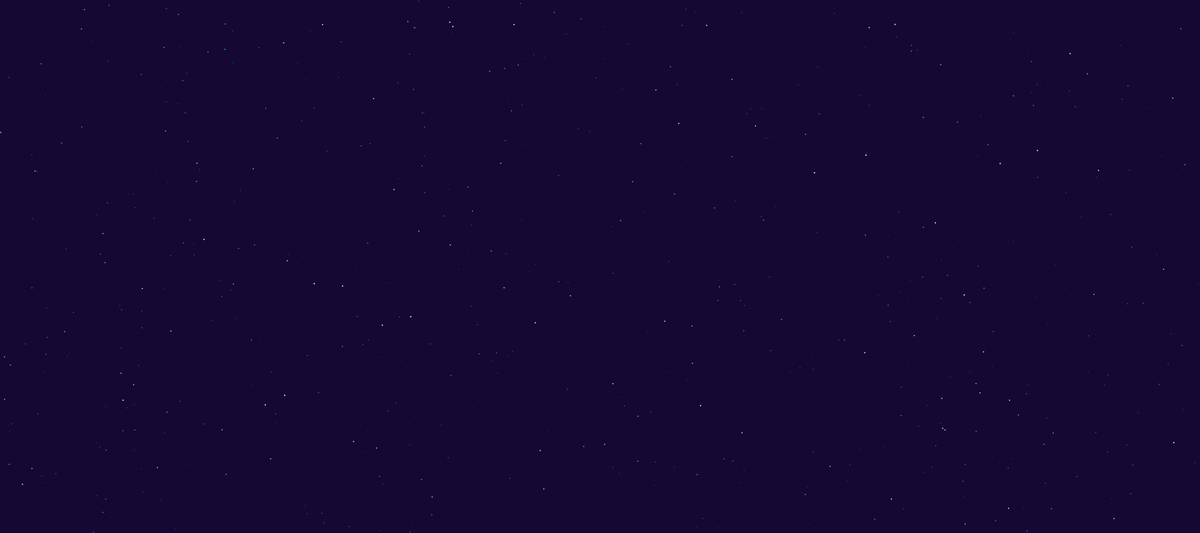
Frame 1 (no input)
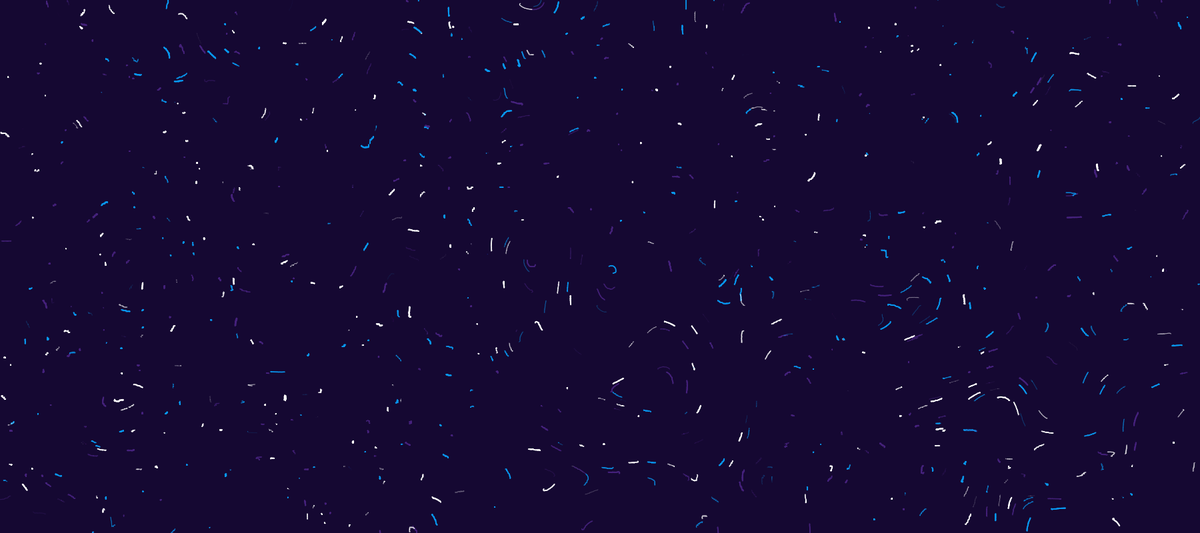
Frame 60 (the mouse pressed at the canvas centre just before this capture)
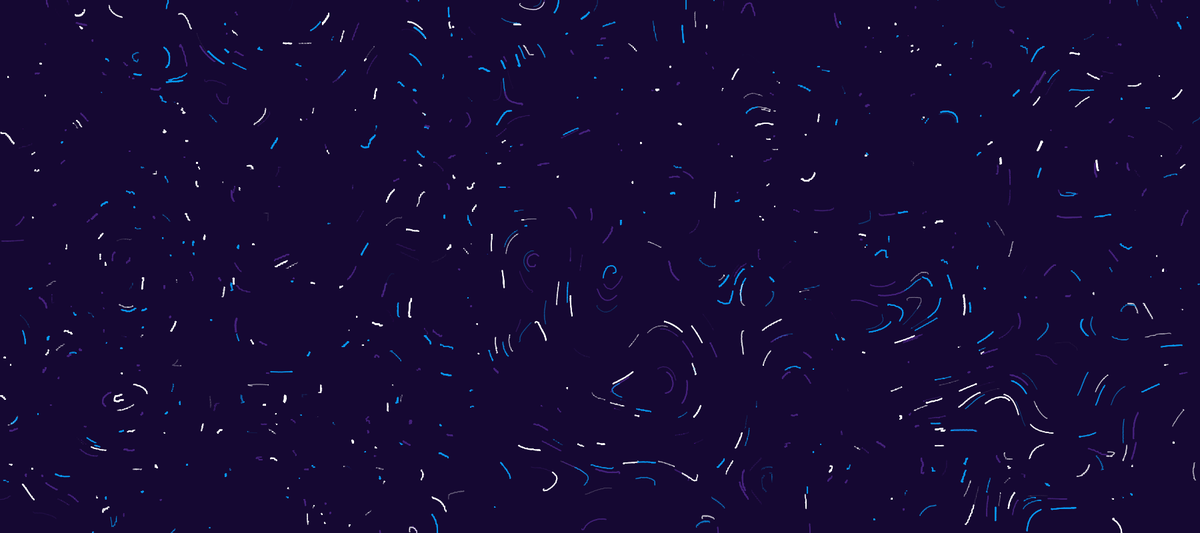
Frame 120 (the mouse held since frame 60 and released just before this capture)

The Processing sketch that drew these frames (run headless with seeded random() and noise(); from frame 60 on, the mouse is pressed at the canvas centre):

// Processing sketch: PerlinProcessing
// ── PerlinProcessing.pde
Particle[] particles_a = new Particle[300];
Particle[] particles_b = new Particle[300];
Particle[] particles_c = new Particle[300];
int nums = 300;
int noiseScale = 800;

void setup(){
  size(1800, 800);
  background(21, 8, 50);
  for(int i = 0; i < nums; i++){
    particles_a[i] = new Particle(random(0, width),random(0,height));
    particles_b[i] = new Particle(random(0, width),random(0,height));
    particles_c[i] = new Particle(random(0, width),random(0,height));
  }
}

void draw(){
  noStroke();
  smooth();
    for(int i = 0; i < nums; i++){
    float radius = map(i,0,nums,1,2);
    float alpha = map(i,0,nums,0,250);

    fill(69,33,124,alpha);
    particles_a[i].move();
    particles_a[i].display(radius);
    particles_a[i].checkEdge();

    fill(7,153,242,alpha);
    particles_b[i].move();
    particles_b[i].display(radius);
    particles_b[i].checkEdge();

    fill(255,255,255,alpha);
    particles_c[i].move();
    particles_c[i].display(radius);
    particles_c[i].checkEdge();
  }  
}

// Particle Class (each line?)
class Particle {
  PVector dir, vel, pos;
  float speed;
  
  // Particle constructor
  Particle (float x, float y) {
      dir = new PVector(0,0);
      vel = new PVector(0,0);
      pos = new PVector(x, y);
      speed = 0.4;
  }

  void move(){
    float angle = noise(this.pos.x/noiseScale, this.pos.y/noiseScale)*TWO_PI*noiseScale;
    this.dir.x = cos(angle);
    this.dir.y = sin(angle);
    this.vel = this.dir.copy();
    this.vel.mult(speed);
    this.pos.add(vel);
  }

  void checkEdge(){
    if(this.pos.x > width || this.pos.x < 0 || this.pos.y > height || this.pos.y < 0){
      this.pos.x = random(50, width);
      this.pos.y = random(50, height);
    }
  }

  void display(float r){
    ellipse(this.pos.x, this.pos.y, r, r);
  }
}
